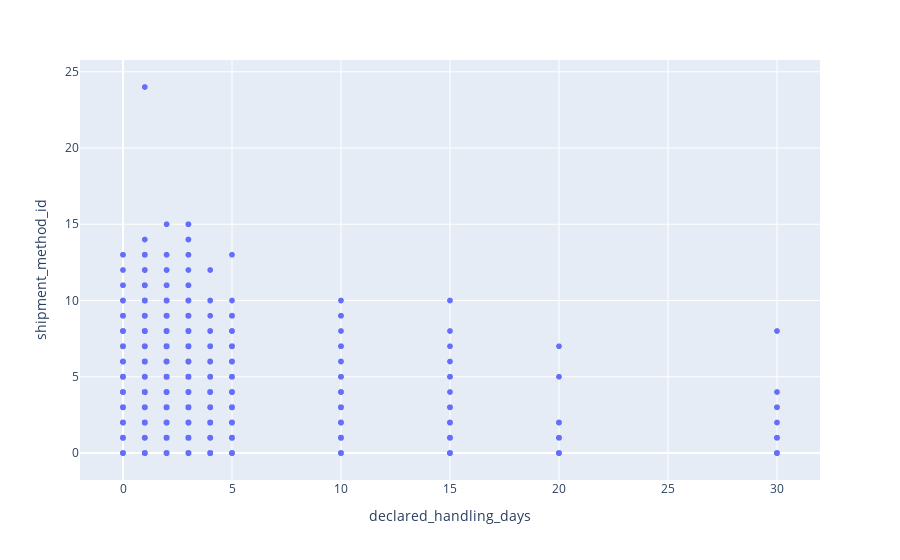

The code cell stored with this chart in its notebook:
### Code cell
fig= px.scatter(df_ebay, x= 'declared_handling_days', y= df_ebay['shipment_method_id'])
fig.show()

### Figure 1 — Plotly figure (JSON) as saved in the notebook; plotly's stock layout.template omitted (floating-point values rounded to 4 significant figures; data arrays with more than 128 entries replaced by an {"elided": "..."} marker saying what was removed)
{"data": [{"hovertemplate": "declared_handling_days=%{x}<br>shipment_method_id=%{y}<extra></extra>", "legendgroup": "", "marker": {"color": "#636efa", "symbol": "circle"}, "mode": "markers", "name": "", "showlegend": false, "type": "scattergl", "x": {"elided": "100000 int values"}, "xaxis": "x", "y": {"elided": "100000 int values"}, "yaxis": "y"}], "layout": {"legend": {"tracegroupgap": 0}, "margin": {"t": 60}, "xaxis": {"anchor": "y", "domain": [0, 1], "title": {"text": "declared_handling_days"}}, "yaxis": {"anchor": "x", "domain": [0, 1], "title": {"text": "shipment_method_id"}}}}
